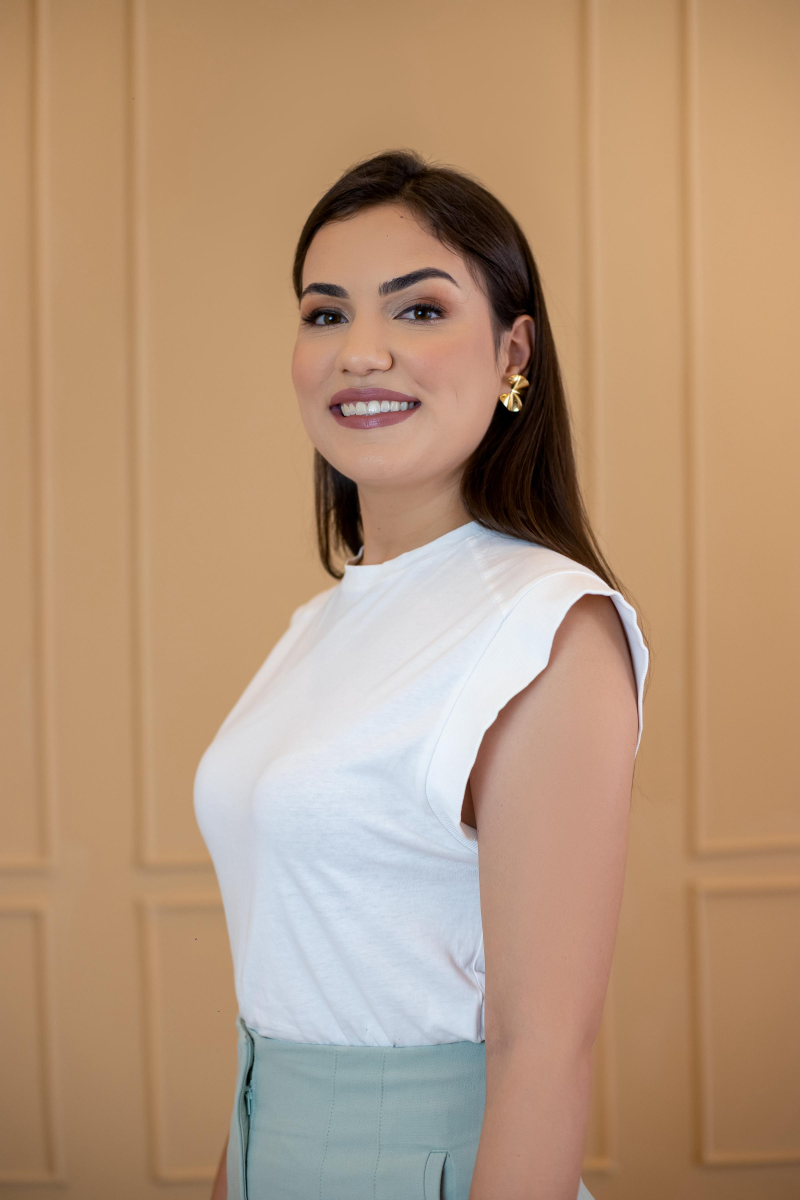
#> input picture backups/imagens_originais/dra_tamires.jpeg, 2400 x 3600 px, found by its file name (shown at 1/3 size)
$ python resize_doctors.py
#> lines starting #> are read from the running program, lines starting #| are printed output that depends on the picture
import os
from PIL import Image

def resize_image(input_path, output_path, size=(800, 800)):
#> called with output_path = 'static/imagens/dra_tamires.jpg', size = (800, 800)
    try:
        with Image.open(input_path) as img:
            # Convert to RGB if necessary
#> img is the input picture: PIL image 2400x3600 RGB; mean R, G, B 180.9, 149.7, 122
            if img.mode in ("RGBA", "P"):
                img = img.convert("RGB")

            # Crop to square (focusing on the top for portraits with extra headroom)
            width, height = img.size
#> width = 2400; height = 3600
            if height > width:
                # Tall image: Add artificial headroom by sampling background color
                headroom = int(width * 0.15) # Add 15% more space at the top
#> headroom = 360
                bg_color = img.getpixel((5, 5)) # Sample color from top-left
#> bg_color = (162, 123, 84)
                new_img = Image.new("RGB", (width, height + headroom), bg_color)
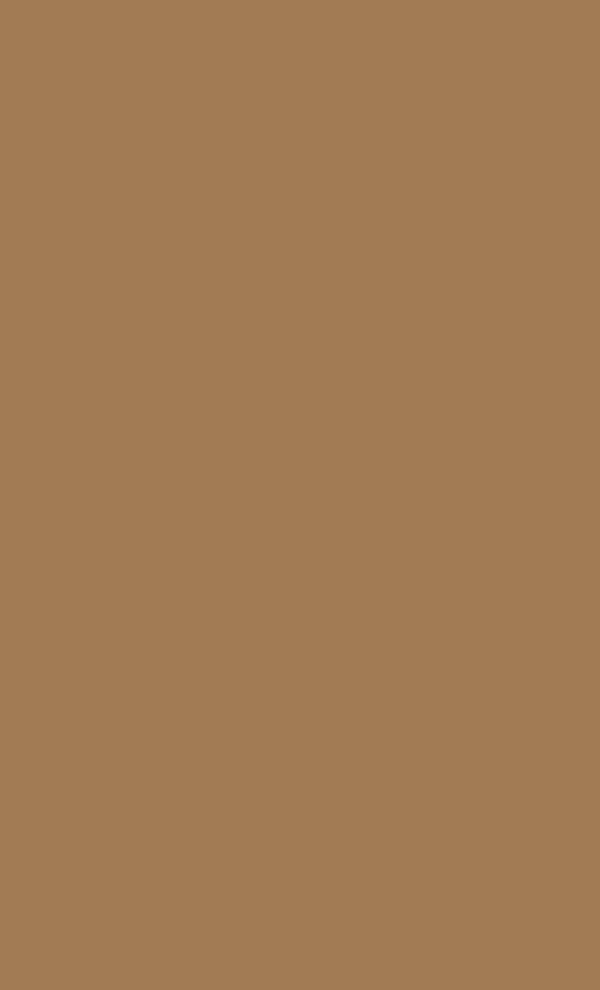
#> new_img: PIL image 2400x3960 RGB (shown at 1/4 size); mean R, G, B 162, 123, 84
                new_img.paste(img, (0, headroom))
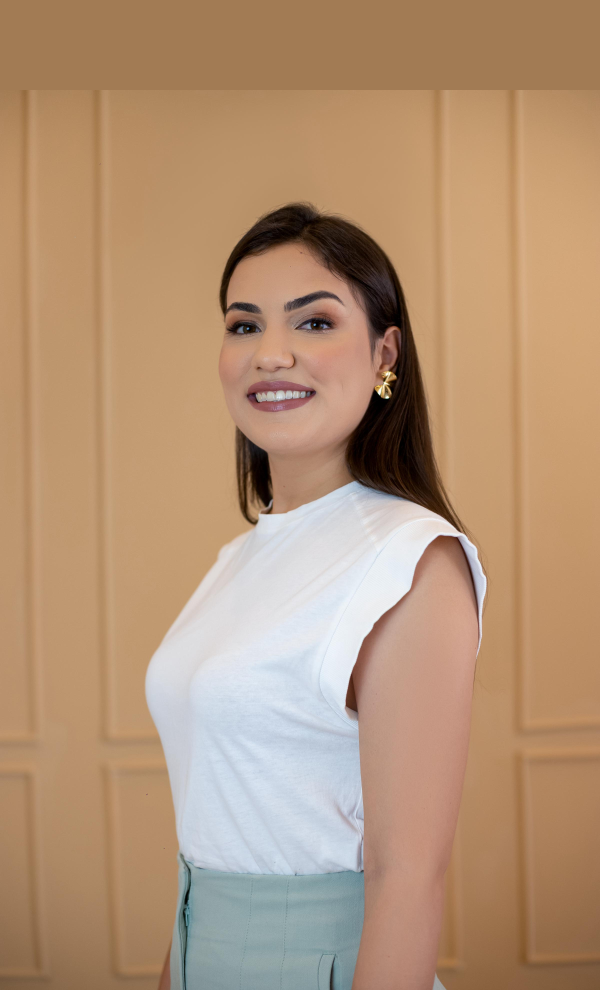
#> new_img: PIL image 2400x3960 RGB (shown at 1/4 size); mean R, G, B 179.2, 147.2, 118.5

                left = 0
                top = 0
                right = width
#> right = 2400
                bottom = width
#> bottom = 2400
                img = new_img.crop((left, top, right, bottom))
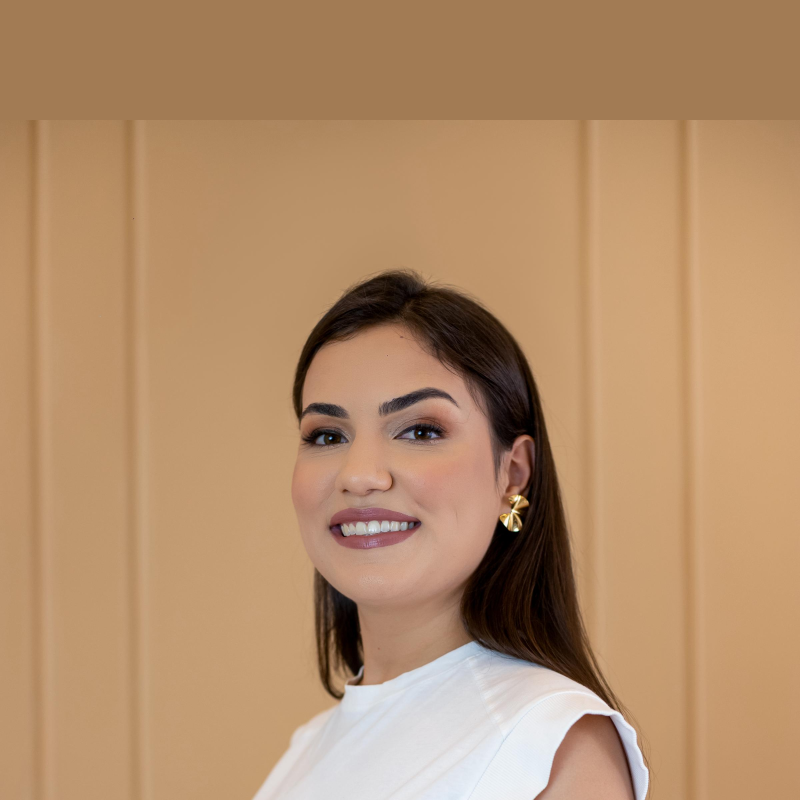
#> img: PIL image 2400x2400 RGB (shown at 1/3 size); mean R, G, B 179.3, 142.1, 107.3
            else:
                # Wide image: center crop horizontally
                left = (width - height) / 2
                top = 0
                right = (width + height) / 2
                bottom = height
                img = img.crop((left, top, right, bottom))
            img = img.resize(size, Image.Resampling.LANCZOS)
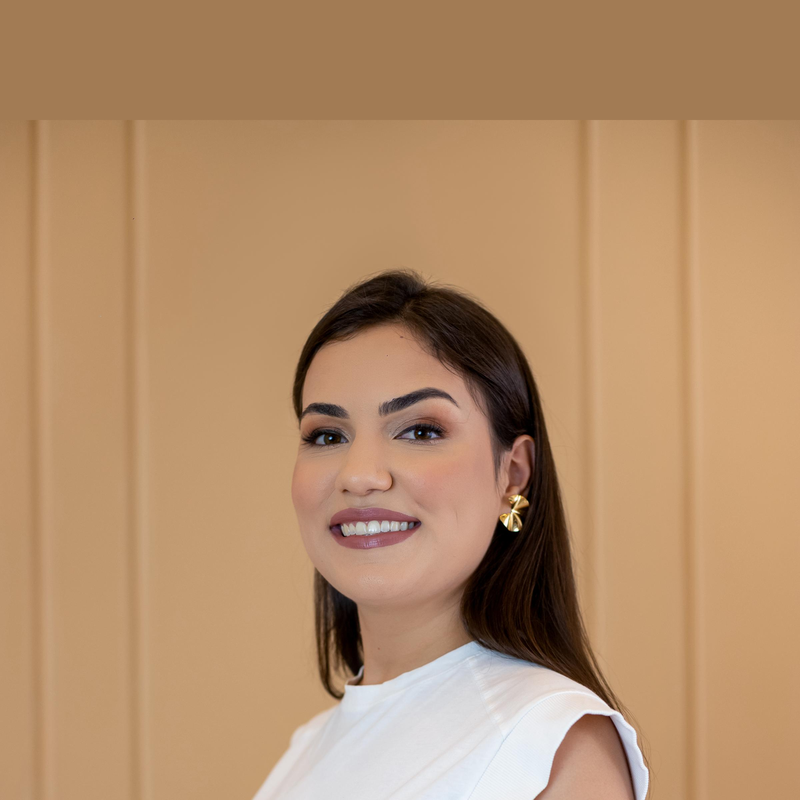
#> img: PIL image 800x800 RGB; mean R, G, B 179.3, 142.1, 107.3
#> pass 3 of the loop `for src, dst in mapping.items():`:
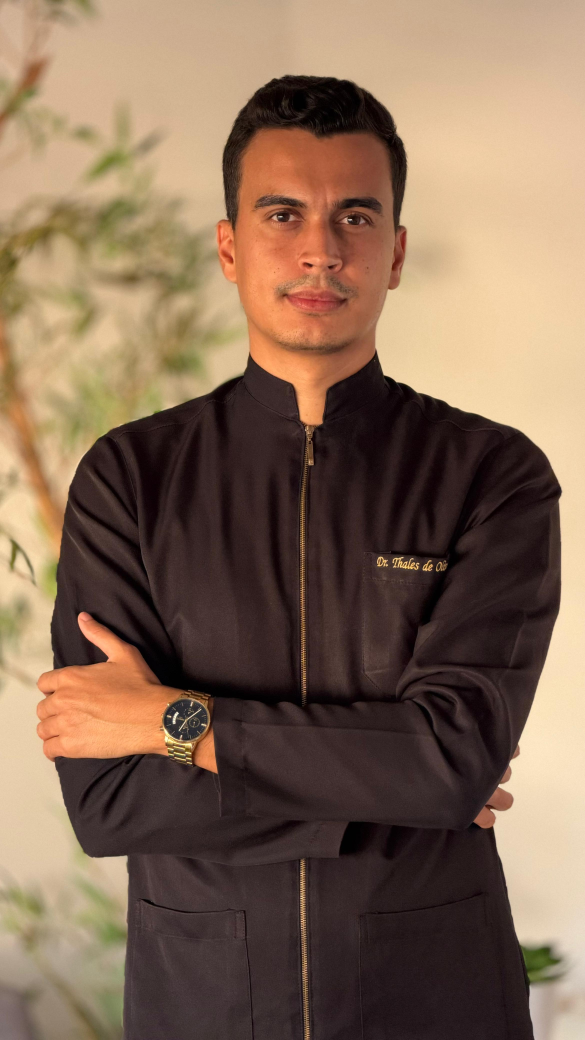
#> input picture backups/imagens_originais/dr_thiago.jpeg, 2340 x 4160 px, found by its file name (shown at 1/4 size)
#> in resize_image, img is the input picture: PIL image 2340x4160 RGB; mean R, G, B 131.7, 106, 85.7
#> bg_color = (181, 150, 122)
#> in resize_image (call 2), `new_img.paste(img, (0, headroom))`:
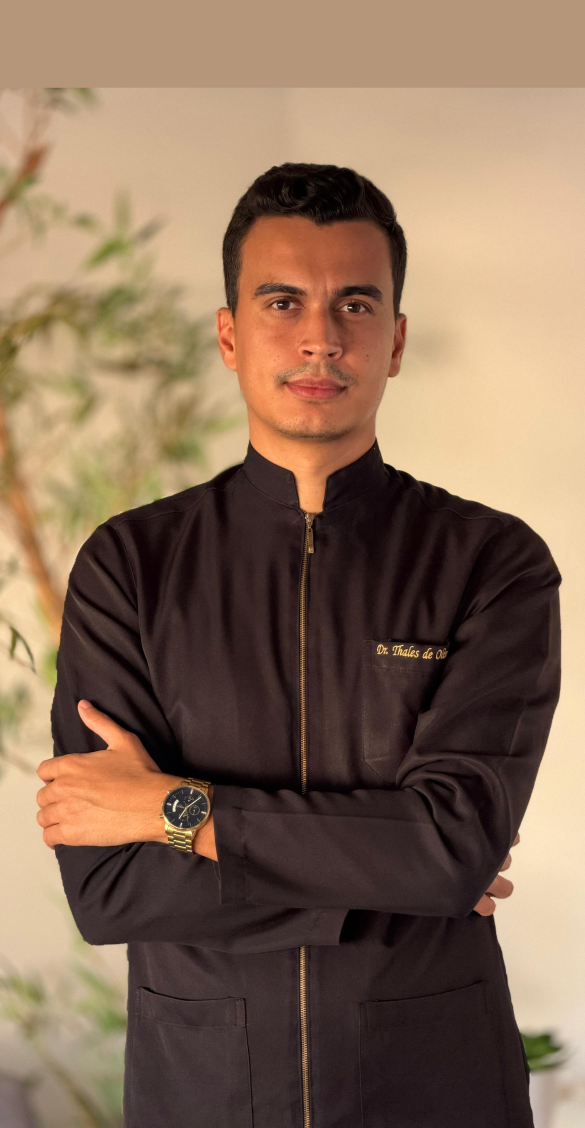
#> new_img: PIL image 2340x4511 RGB (shown at 1/4 size); mean R, G, B 135.5, 109.4, 88.5
#> in resize_image (call 2), `img = img.resize(size, Image.Resampling.LANCZOS)`:
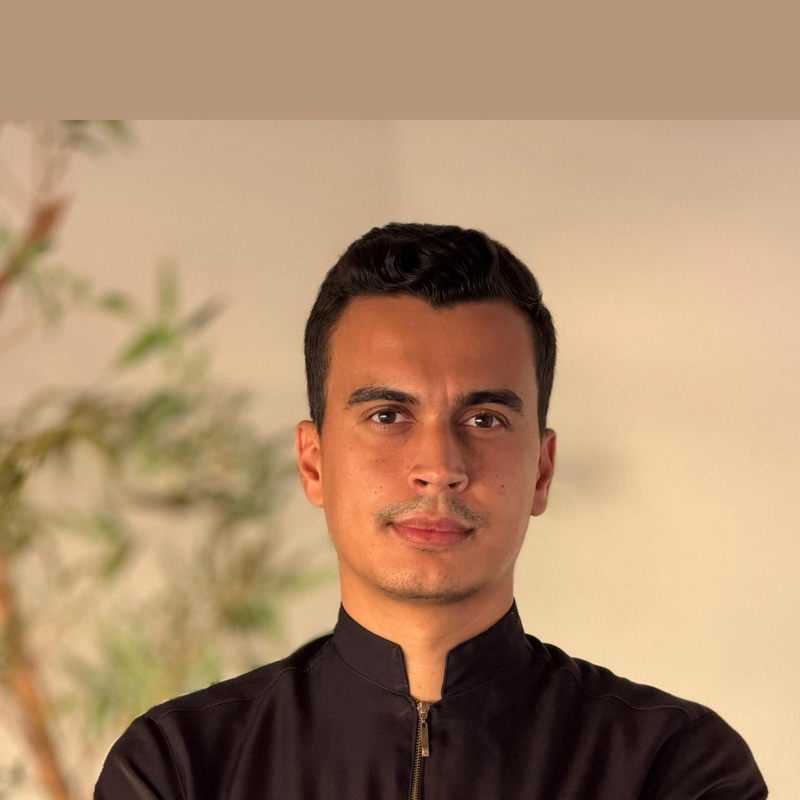
#> img: PIL image 800x800 RGB; mean R, G, B 173.7, 141.2, 110.3
#> the loop made 4 passes; the first 3 are shown
            img.save(output_path, "JPEG", quality=90)
            print(f"Resized {input_path} to {output_path}")
    except Exception as e:
        print(f"Error resizing {input_path}: {e}")

mapping = {
    "backups/imagens_originais/dra_tamires.jpeg": "static/imagens/dra_tamires.jpg",
    "backups/imagens_originais/dra_marcela.jpeg": "static/imagens/dra_marcella.jpg",
    "backups/imagens_originais/dr_thiago.jpeg": "static/imagens/dr_thales.jpg",
    "backups/imagens_originais/dra_maria_sabela.JPEG": "static/imagens/dra_isabela.jpg"
}

# Also optimize the background if it exists in the backup
bg_src = "backups/imagens_originais/fundo_new.png"
bg_dst = "static/imagens/fundo_novo_raio.jpg"

if os.path.exists(bg_src):
    try:
        with Image.open(bg_src) as img:
            if img.mode in ("RGBA", "P"):
                img = img.convert("RGB")
            # Resize to 1920 width, keeping aspect ratio
            w_percent = (1920 / float(img.size[0]))
            h_size = int((float(img.size[1]) * float(w_percent)))
            img = img.resize((1920, h_size), Image.Resampling.LANCZOS)
            img.save(bg_dst, "JPEG", quality=85, optimize=True)
            print(f"Optimized background {bg_src} to {bg_dst}")
    except Exception as e:
        print(f"Error optimizing background: {e}")

for src, dst in mapping.items():
    if os.path.exists(src):
        resize_image(src, dst)
    else:
        print(f"Source file {src} not found")
